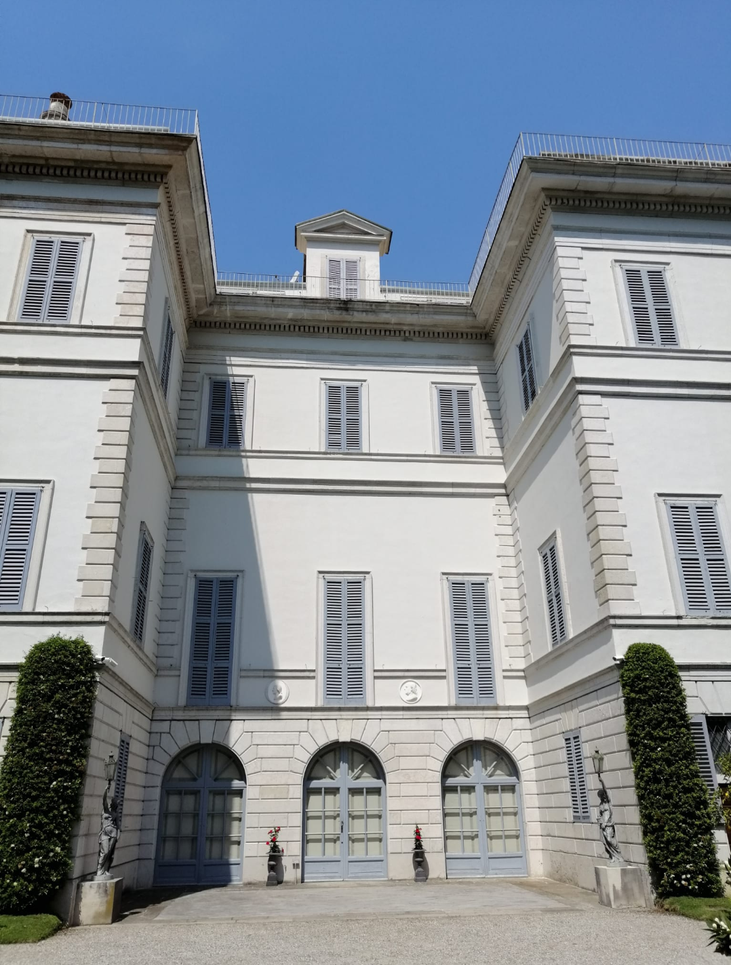
%> input picture villa.png, 731 x 965 px, shrunk from 1078 x 1424 before the run
$ octave img_processing.m   (GNU Octave 9; MATLAB toolbox functions it lacks are replaced by stand-ins)
%> lines starting %> are read from the running program, lines starting %| are printed output that depends on the picture
### utils/get_lines_hough.m
function lines = get_lines_hough(edges)
[H,T,R] = hough(edges, "Theta", (-89.5:0.5:60), 'RhoResolution', 1);
P = houghpeaks(H, 300,'threshold', ceil(0.1*max(H(:))), "NHoodSize", [15,15]);
lines = houghlines(edges, T, R, P,'FillGap', 8,'MinLength', 25);
end

### utils/plot_lines.m
function plot_lines(lines)
for k = 1:length(lines)
   xy = [lines(k).point1; lines(k).point2];
   plot(xy(:,1),xy(:,2),'LineWidth',2,'Color','green');

   plot(xy(1,1),xy(1,2),'x','LineWidth',2,'Color','green');
   plot(xy(2,1),xy(2,2),'x','LineWidth',2,'Color','red');
end
end

### img_processing.m
%% load image
clear, close all;
img = imread('villa.png');
%> img is the input picture: size 965x731x3 uint8; mean R, G, B 130.4, 139.6, 148.8
% converts image's values in double notation
img = im2double(img);
%> img: size 965x731x3 double
figure(1), imshow(img, []), title('original image')


%% Histogram equalization

% converts the 3 channels image to one channel image
gray_image = rgb2gray(img);
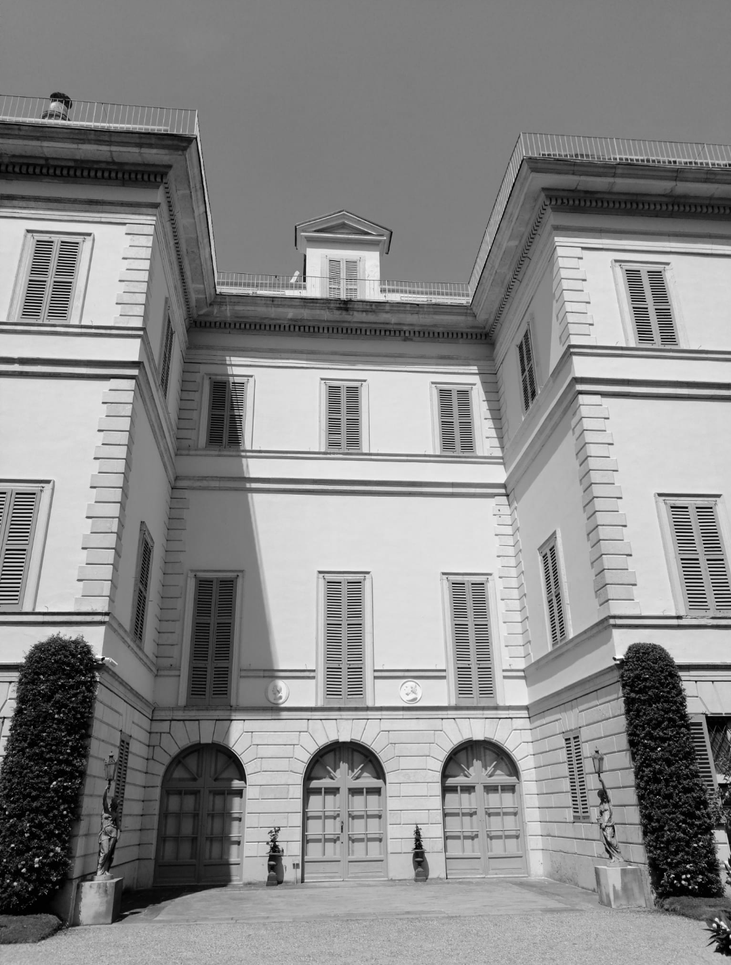
%> gray_image: size 965x731 double; min 0, max 1, mean 0.541
%figure(3), imshow(gray_image, []), title('grayscale')
% applies the adaptive histogram equalization only on the castle (excluding the sky)
gray_image = histeq(gray_image);
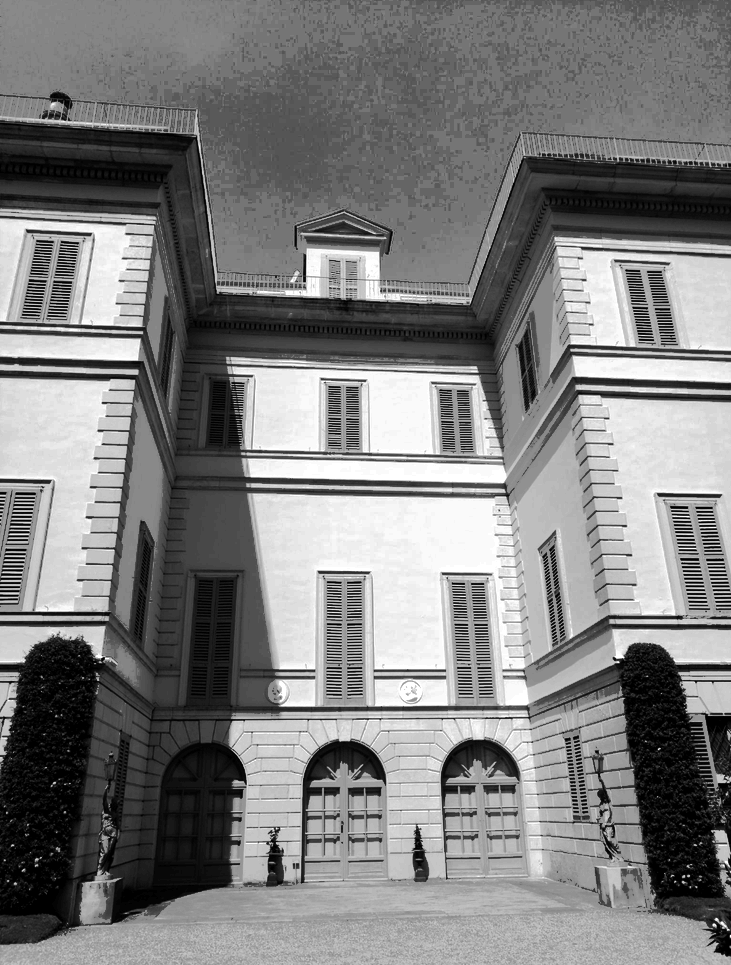
%> gray_image: size 965x731 double; min 0, max 1, mean 0.498
%figure(4), imshow(gray_image, []), title('greyscale + histEqimage')

%second histEqimage to increase contrast
gray_image = histeq(gray_image);
figure(5), imshow(gray_image, []), title('after second histEqimage')

%% edges 0,0.15 works well
 edges = edge(gray_image,'canny', [0 , 0.09], 2.5);
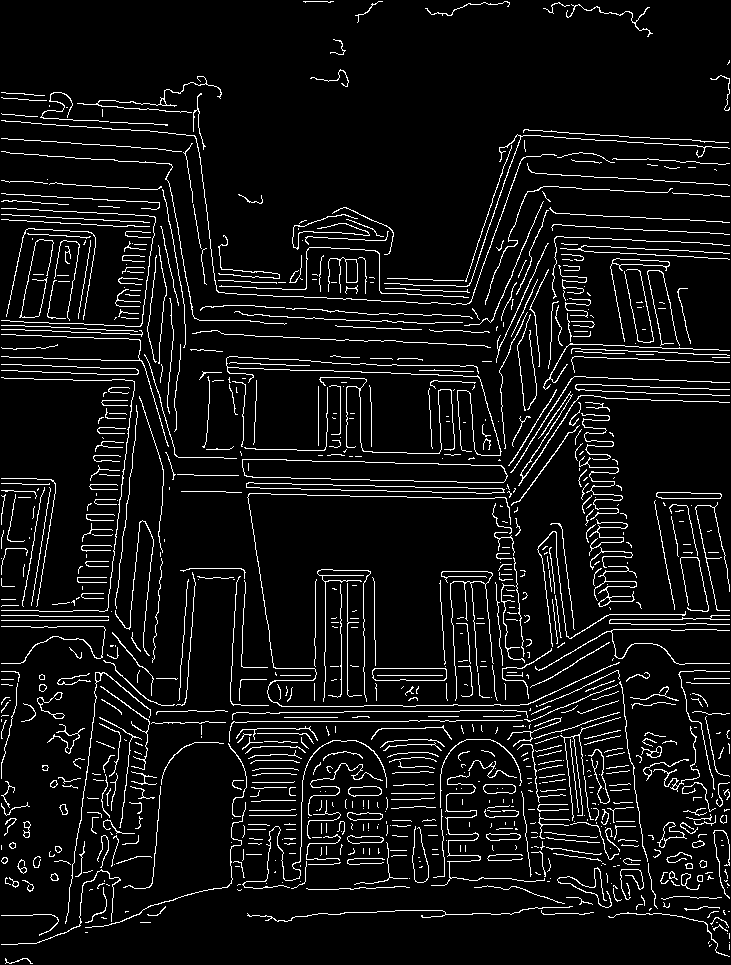
%> edges: size 965x731 logical; 7.1% white in thin lines or dots
 figure(6), imshow(edges, []), title('greyscale + histEqimage + edges')

%% hough
lines = get_lines_hough(edges);
%> in get_lines_hough, `[H,T,R] = hough(edges, "Theta", (-89.5:0.5:60), 'RhoResolution', 1);`:
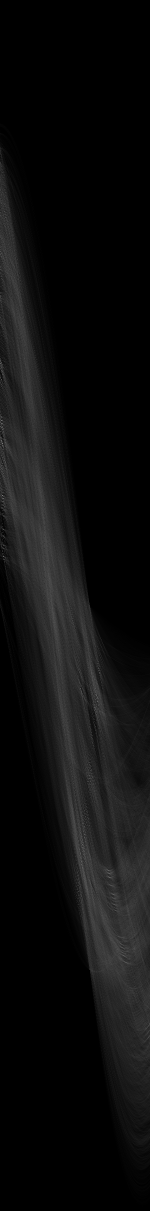
%> H: size 2421x300 double (shown at 1/2 size); min 0, max 381, mean 20.8; drawn with min black and max white
%> in get_lines_hough, `[H,T,R] = hough(edges, "Theta", (-89.5:0.5:60), 'RhoResolution', 1);`: T = 300 values from -89.5 to 60; R = 2421 values from -1210 to 1210
%> in get_lines_hough, `P = houghpeaks(H, 300,'threshold', ceil(0.1*max(H(:))), "NHoodSize", [..`: P = 300 rows, first 12: [1391 194; 759 3; 887 5; 997 6; 725 3; 855 4; 1383 163; 1669 169; 928 5; 1755 219; 841 4; 1730 164]
%> in get_lines_hough, `lines = houghlines(edges, T, R, P,'FillGap', 8,'MinLength', 25);`: lines = 467 lines; longest, point1 to point2 (x, y): (247, 484) to (277, 681), (2, 121) to (168, 133), (510, 508) to (525, 668), (470, 284) to (521, 138), (592, 479) to (614, 630), (471, 302) to (522, 160)

%% plot
figure(7); imshow(img), hold on;
plot_lines(lines);
%> the loop in plot_lines, `for k = 1:length(lines)` made 467 passes
%> xy on passes 1 to 3: [95 456; 133 457], [179 458; 205 458], [225 459; 312 461]
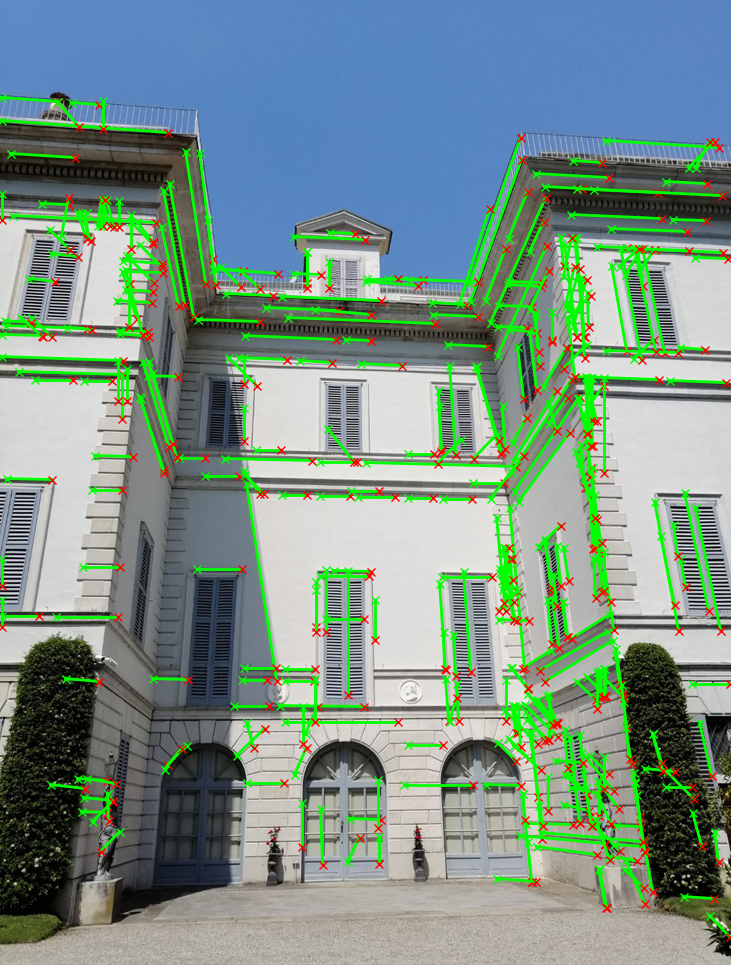
%> figure redrawn from the program's plot data

%% list of important lines
%list of useful segments annotated using img_processing.m final result

% lines parallel to "Z" direction (towards the camera, "inside the image plane")
% [155 910 ; 230 994]
% [734 555 ; 812 391]
% [215 524 ; 254 658]
% [770 987 ; 886 916]

% lines parallel to "X" direction ("horizontal" wrt image)
% [451 731 ; 585 733]
% [23 559 ; 162 562]
% [227 1001 ; 464 1003]
% [911 1344 ; 173 1370]

$ run again, with lines.png copied over villa.png
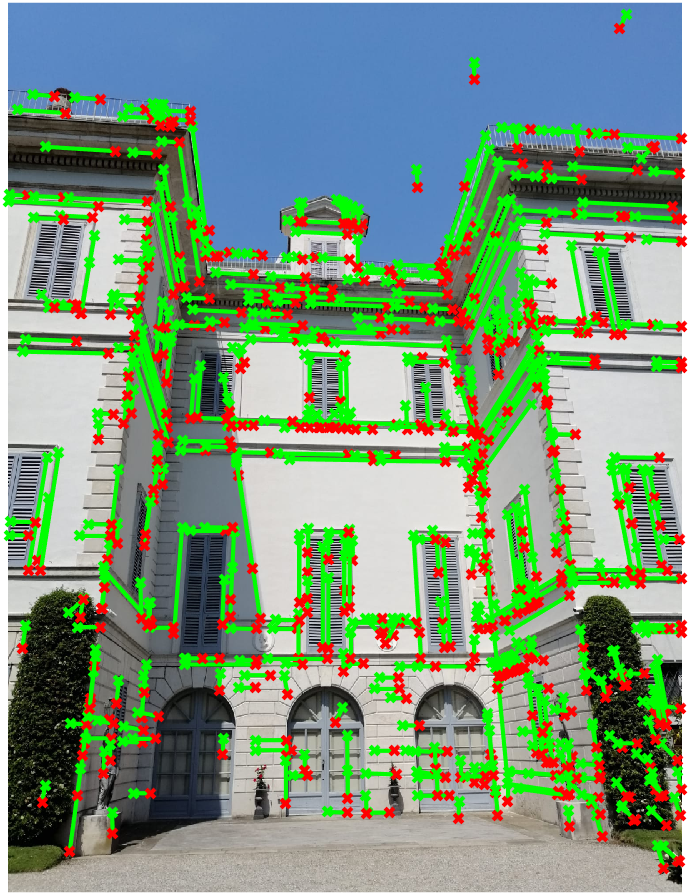
%> input picture lines.png, 690 x 895 px
%> img is the input picture: size 895x690x3 uint8; mean R, G, B 123.4, 151.4, 125.2
%> img: size 895x690x3 double
%> `edges = edge(gray_image,'canny', [0 , 0.09], 2.5);`:
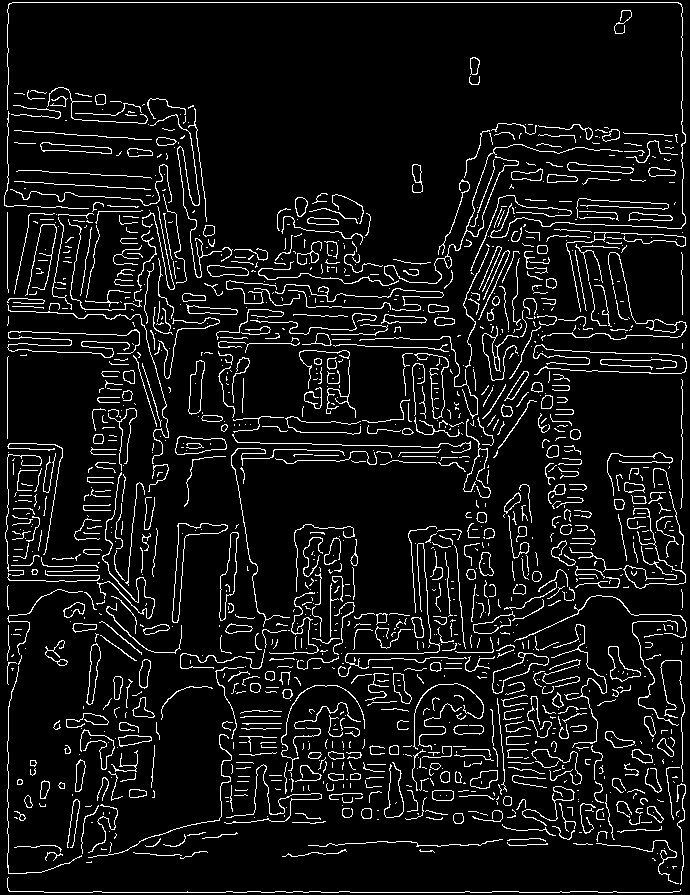
%> edges: size 895x690 logical; 7.9% white in thin lines or dots
%> T = 300 values from -89.5 to 60; R = 2259 values from -1129 to 1129
%> P = 300 rows, first 12: [1137 180; 1812 180; 794 3; 1313 195; 950 7; 1300 194; 781 4; 829 6; 1299 164; 679 3; 962 7; 1015 90]
%> in get_lines_hough, `lines = houghlines(edges, T, R, P,'FillGap', 8,'MinLength', 25);`: lines = 358 lines; longest, point1 to point2 (x, y): (418, 553) to (426, 669), (517, 3) to (631, 3), (195, 122) to (208, 226), (577, 209) to (595, 310), (21, 171) to (118, 176), (236, 470) to (251, 562)
%> the loop in plot_lines, `for k = 1:length(lines)` made 358 passes
%> xy on passes 1 to 3: [8 25; 8 67], [8 137; 8 164], [8 207; 8 289]
%> `plot_lines(lines);`:
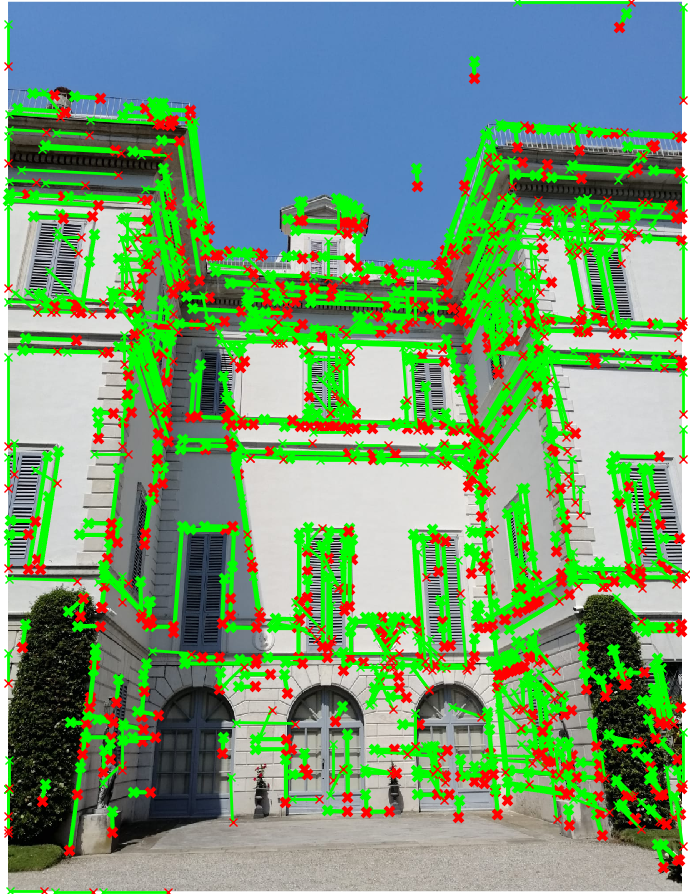
%> figure redrawn from the program's plot data
